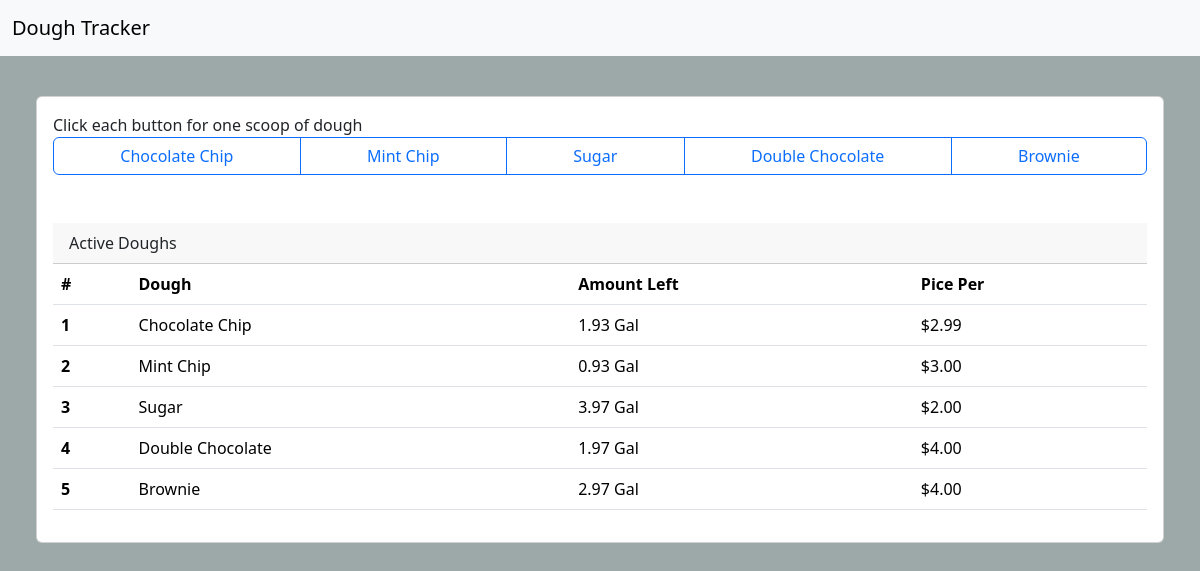
The page /sale on the database its author committed.
### app.py (models this page shows)
class Dough(db.Model):
    id = db.Column(db.Integer, nullable=False, primary_key=True)
    type = db.Column(db.String, nullable=False)
    price_per = db.Column(db.Float, nullable=False)
    qty = db.Column(db.Float, nullable=False)
    date_made = db.Column(db.DateTime, nullable=False)
    active = db.Column(db.Boolean, default=True)

### app.py (the view, shortened to what this page needs)
@app.route('/sale', methods=["GET", "POST"])
def sale():
    doughs = Dough.query.filter_by(active=True)
    return render_template("sale.html", doughs=doughs)

### templates/sale.html (shortened to what this page needs)
{% extends "base.html" %}
{% block body %}
<div class="container-fluid mt-4 px-5">
    <div class="row justify-content-center">
        <div class="card p-3 m-3">
            <div class="justify-content-left">
                <p class="m-0">Click each button for one scoop of dough</p>
            </div>
            <div class="btn-group mb-5" role="group" aria-label="Basic outlined example">
                {% for dough in doughs %}
                    <button type="button" value="{{ dough.price_per }}" class="btn btn-outline-primary dough-btn">{{ dough.type }}</button>
                {% endfor %}
            </div>
            <div class="card-header">
                Active Doughs
            </div>
            <table class="table">
                <thead>
                <tr>
                    <th scope="col">#</th>
                    <th scope="col">Dough</th>
                    <th scope="col">Amount Left</th>
                    <th scope="col">Pice Per</th>
                </tr>
                </thead>
                <tbody>
                    {% for dough in doughs %}
                        <tr>
                            <th scope="row">{{ loop.index }}</th>
                            <td>{{ dough.type }}</td>
                            <td>{{ dough.qty|round(2, 'floor') }} Gal</td>
                            <td>{{ "${:,.2f}".format(dough.price_per) }}</td>
                        </tr>
                    {% endfor %}
                </tbody>
            </table>
        </div>
    </div>
</div>
{% endblock body %}

### rows shown on the page
Dough: type "Chocolate Chip", qty "1.93", price_per "$2.99"
Dough: type "Mint Chip", qty "0.93", price_per "$3.00"
Dough: type "Sugar", qty "3.97", price_per "$2.00"
Dough: type "Double Chocolate", qty "1.97", price_per "$4.00"
Dough: type "Brownie", qty "2.97", price_per "$4.00"
